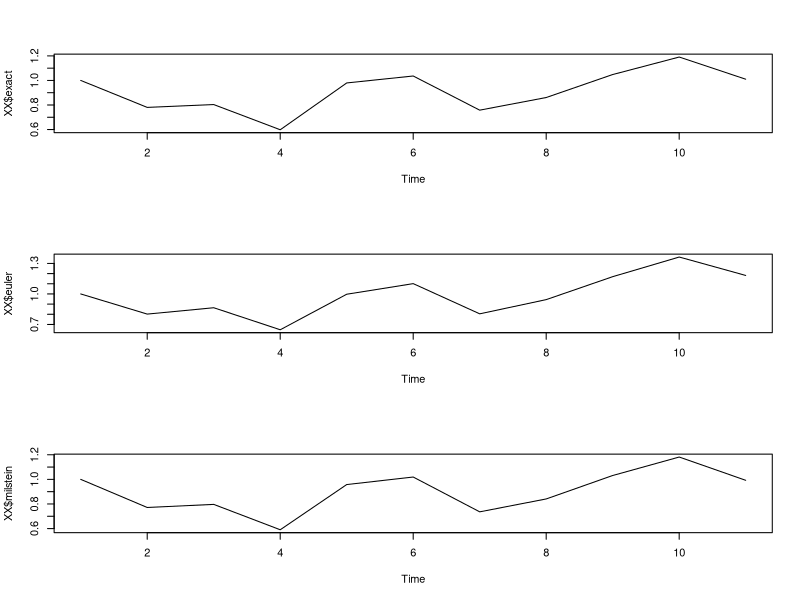
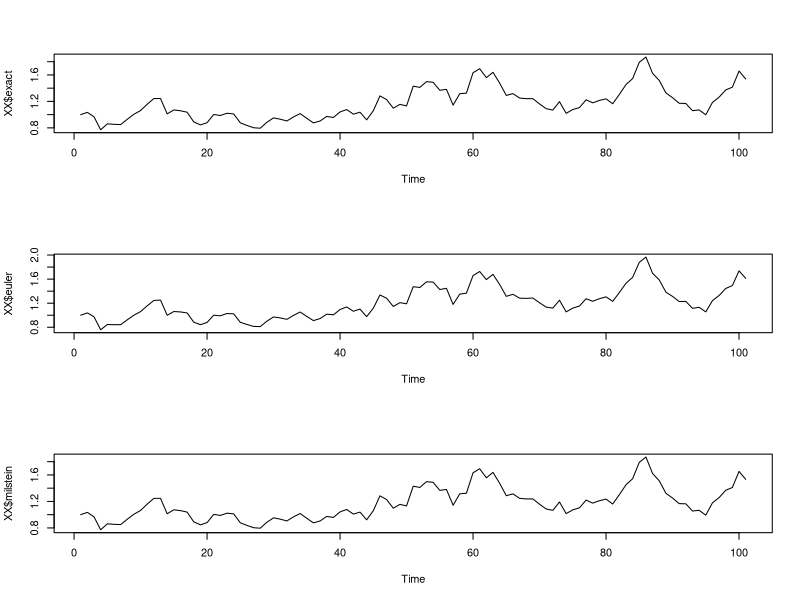
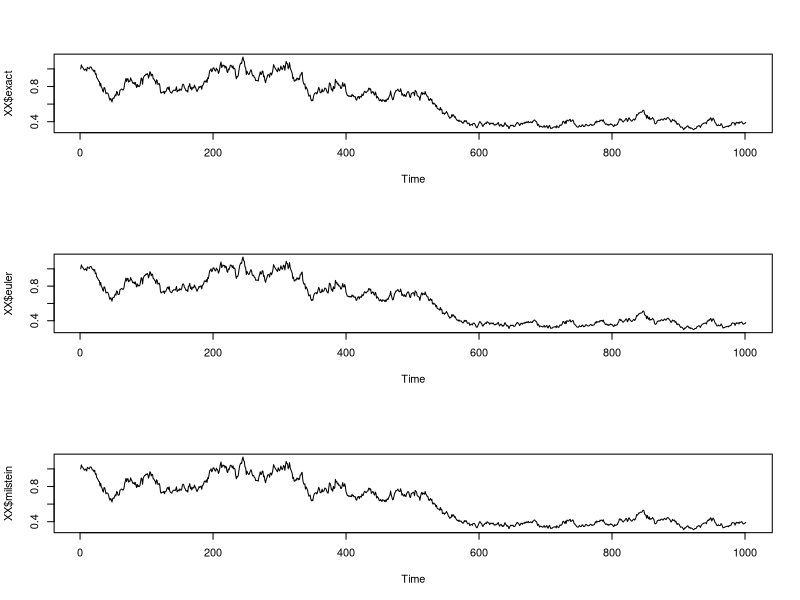
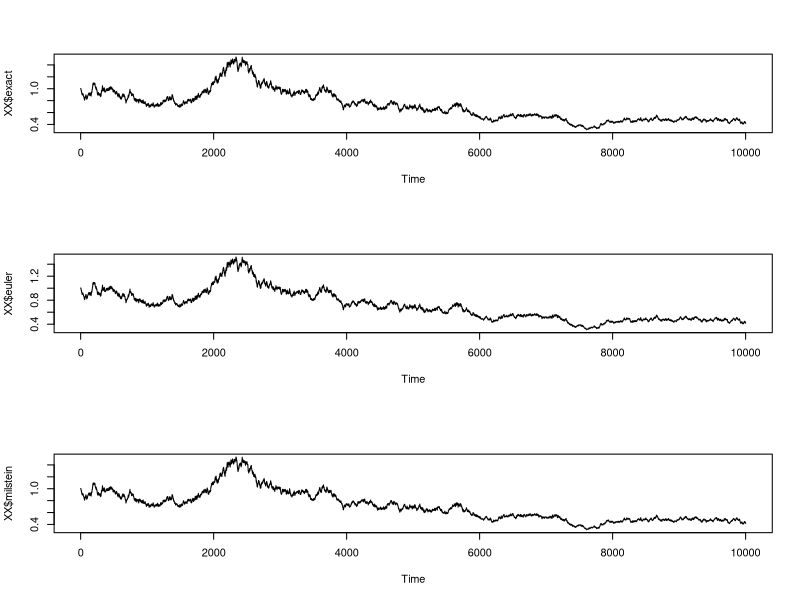

These figures' R source, in order: (Note: this script raises an error after producing the figures.)
## ---- chunk 1
knitr::opts_chunk$set(echo = TRUE)
library(magrittr)
library(tidyverse)
## ---- chunk 2

set.seed(1)


sim_BM <- function(T_, delta) {
  tmesh <- seq(from = 0, to = T_, by = delta)
  N <- length(tmesh)
  step <- delta * T_
  Norm <- rnorm(N)
  B <- c(0, cumsum(sqrt(step) * Norm[-N]))
  output <- data.frame(B = B, Norm = Norm)
  return(output)
}

Z_t <- function(t, B) {
  exp(0.5 * t + B)
}

b <- function(t, X_t) {
  X_t - X_t^2
}

sigma <- function(t, X_t) {
  X_t
}

sigma_dif <- function(t, X_t) {
  1
}

approx_integral_exact_solution_Euler_sol_Milstein_sol <- function(delta, T_ = 1, b, sigma, x_0 = 0, Z_t, sigma_dif) {
  N_n <- ceiling(T_ / delta)
  tmesh <- seq(from = 0, to = T_, by = delta)
  sim_BM_result <- sim_BM(T_, delta)
  B <- sim_BM_result$B
  X <- c(0)
  X_2 <- c(x_0)
  X_3 <- c(x_0)
  step <- delta * T_
  for (k in 2:(N_n + 1)) {
    # Approximate integral
    X[k] <- X[k - 1] + Z_t(tmesh[k], B[k - 1]) * step
    # Euler scheme
    X_2[k] <- X_2[k - 1] + b(tmesh[k], X_2[k - 1]) * step +
      sigma(tmesh[k], X_2[k - 1]) * (B[k] - B[k - 1])
    # Milstein scheme
    X_3[k] <- X_3[k - 1] + b(tmesh[k], X_3[k - 1]) * step + sigma(tmesh[k], X_3[k - 1]) * (B[k] - B[k - 1]) +
      1 / 2 * sigma(tmesh[k - 1], X_3[k - 1]) * sigma_dif(tmesh[k - 1], X_3[k - 1]) * ((B[k] - B[k - 1])^2 - step)
  }

  XX <- Z_t(t = tmesh, B = B) / (1 + X)
  output <- data.frame(
    exact = XX,
    euler = X_2,
    milstein = X_3
  )
  return(output)
}

plot_sde <- function(n) {
  XX <- approx_integral_exact_solution_Euler_sol_Milstein_sol(
    delta = 1 / n,
    T_ = 1,
    b = b,
    sigma = sigma,
    x_0 = 1,
    Z_t = Z_t,
    sigma_dif = sigma_dif
  )
  par(mfrow = c(3, 1))
  plot.ts(XX$exact)
  plot.ts(XX$euler)
  plot.ts(XX$milstein)
  par(mfrow= c(1,1))
}


plot_sde(10)
plot_sde(100)
plot_sde(1000)
plot_sde(10000)


# Exercise 6.
afstand_max <- function(a, b) {
  dist <- abs(a - b)^2
  max(dist)
}


MC_estimate_comparison <- function(n, MC_n) {
  MC <- data.frame()
  
  for (i in 1:MC_n) {
    output <- approx_integral_exact_solution_Euler_sol_Milstein_sol(
      delta = 1 / n,
      T_ = 1,
      b = b,
      sigma = sigma,
      x_0 = 1,
      Z_t = Z_t,
      sigma_dif = sigma_dif
    )
    MC[i, "Euler"] <- afstand_max(output$exact, output$euler)
    MC[i, "Milstein"] <- afstand_max(output$exact, output$milstein)
  }

  output_data <- data.frame(n = n, Euler_mean_dist = mean(MC$Euler), Milstein_mean_dist = mean(MC$Milstein))
  return(output_data)
}

comp_1 <- MC_estimate_comparison(1, 1000);comp_1
comp_10 <- MC_estimate_comparison(10, 1000);comp_10
comp_50 <- MC_estimate_comparison(50, 1000);comp_50
comp_100 <- MC_estimate_comparison(100, 1000):comp_100

plot_data_mc_est_compa <- bind_rows(comp_1,comp_10,comp_50,comp_100)

ggplot(data = plot_data_mc_est_compa, aes(x = n)) +
  geom_point(aes(y = Euler_mean_dist), color = "red") +
  geom_point(aes(y = Milstein_mean_dist), color = "blue")



